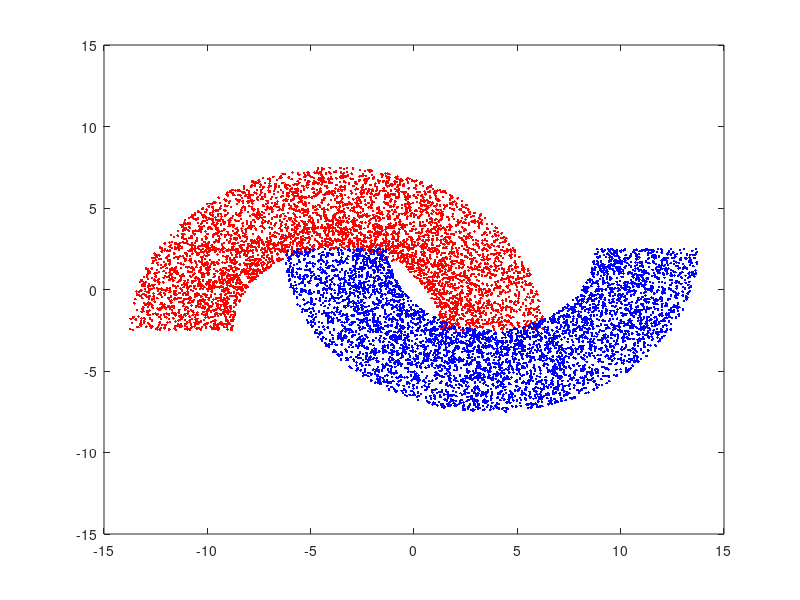

Recreate this plot in MATLAB.
#!/usr/bin/env octave
## problem_3_3_c.m
## Mac Radigan

  FORCES__SCRIPT_FILE=1;
  ux = ~isempty(getenv('LFD'));
  if ux, graphics_toolkit('qt'); end

  function ax = do_plot(ux, rad, thk, c1, c2, x1, x2, w, k_err)
    
    if ux
      show = 'on';
    else
      show = 'off';
    end
    
    %% plot input dataset
    ax = figure(30331);
    set(ax, 'visible', show);
      plot(x1(c1), x2(c1), 'LineWidth', 1, 'r.');
      hold on;
      plot(x1(c2), x2(c2), 'LineWidth', 1, 'b.');
      axis(15 * [-1 +1 -1 +1]);
      hold on;

    %% plot final hypothesis, g(x)
    ext = rad + thk;
    m = -w(2)/max(w(3),eps);
    b = -w(1)/max(w(3),eps);
    dx1 = linspace(-ext, ext, 2);
    dx2 = m * dx1 + b;
    ax = figure(30331);
    set(ax, 'visible', show);
      plot(dx1, dx2, 'Color', 'green', 'LineWidth', 3);
      axis(15 * [-1 +1 -1 +1]);
      hold on;
    
    drawnow();
    
  end % function do_plot

  N   = 10e3; % number of training samples
  rad = 10;   % radius of semi-circle
  thk =  5;   % thickness of semi-circle
  sep = -5;   % separation between semi-circles

  %% uniformly distributed data
  z  = (rad - thk * (1 - rand(1,N))) .* exp(-j*2*pi*rand(1,N));

  %% target function
  f = @(z) sign(angle(z));

  %% target set
  y = f(z);

  %% cartesian basis representation
  x1 = -f(z)*(rad/2-thk/4) + abs(z) .* cos(angle(z));
  x2 = f(z)*sep/2 + abs(z) .* sin(angle(z));

  %% categorical index
  c1 = y > 0;
  c2 = y < 0;

  %% Pocket Algorithm
  t = 0;                              % training step counter
 %w = zeros(1,3);                     % initial weights
  w = randn(1,3);                     % initial weights
  X = [ones(size(y)); x1; x2];        % training data
  k_err = inf;                        % convergence criteria
  for t = 0:(N-1)
    %% Perceptron Learning Algorithm (PLA)
    y_hat = sign(w*X);                % classify
    y_err = 0.5*abs(y - y_hat);       % residual
    [k_err, k] = max(y_err);          % select misclassified point
    x_k = X(:,k);                     %   in the training data
    y_k = y(k);                       %   in the target set
    w_g  = w + y_k*x_k';              % guess weight
    %% check pocket
    y_hat_g = sign(w_g*X);            % classify
    y_err_g = 0.5*abs(y - y_hat_g);   % residual
    [k_err_g, k_g] = max(y_err_g);    % select misclassified point
    if k_err_g < k_err                % is better than the pocket weights?
      w = w_g;                        %   ... yes, replace pocket
    end
  end 

  ax = do_plot(ux, rad, thk, c1, c2, x1, x2, w, k_err);
  if ux
    disp('training done.')
    input('...')
  else
    saveas(ax, 'figures/p3.3c.png');
  end
 
## *EOF*
